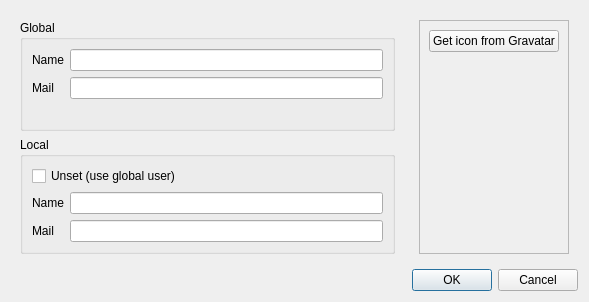
<?xml version="1.0" encoding="UTF-8"?>
<ui version="4.0">
 <class>ConfigUserDialog</class>
 <widget class="QDialog" name="ConfigUserDialog">
  <property name="geometry">
   <rect>
    <x>0</x>
    <y>0</y>
    <width>589</width>
    <height>302</height>
   </rect>
  </property>
  <property name="windowTitle">
   <string>Configure User</string>
  </property>
  <layout class="QVBoxLayout" name="verticalLayout_5">
   <item>
    <layout class="QHBoxLayout" name="horizontalLayout_2">
     <item>
      <widget class="QFrame" name="frame_3">
       <property name="sizePolicy">
        <sizepolicy hsizetype="Expanding" vsizetype="Preferred">
         <horstretch>0</horstretch>
         <verstretch>0</verstretch>
        </sizepolicy>
       </property>
       <property name="frameShape">
        <enum>QFrame::NoFrame</enum>
       </property>
       <property name="frameShadow">
        <enum>QFrame::Raised</enum>
       </property>
       <layout class="QVBoxLayout" name="verticalLayout_4">
        <item>
         <widget class="QGroupBox" name="groupBox_global">
          <property name="title">
           <string>Global</string>
          </property>
          <layout class="QVBoxLayout" name="verticalLayout">
           <item>
            <layout class="QFormLayout" name="formLayout">
             <property name="fieldGrowthPolicy">
              <enum>QFormLayout::ExpandingFieldsGrow</enum>
             </property>
             <property name="labelAlignment">
              <set>Qt::AlignLeading|Qt::AlignLeft|Qt::AlignVCenter</set>
             </property>
             <item row="0" column="0">
              <widget class="QLabel" name="label">
               <property name="text">
                <string>Name</string>
               </property>
              </widget>
             </item>
             <item row="0" column="1">
              <widget class="QLineEdit" name="lineEdit_global_name"/>
             </item>
             <item row="1" column="0">
              <widget class="QLabel" name="label_2">
               <property name="text">
                <string>Mail</string>
               </property>
              </widget>
             </item>
             <item row="1" column="1">
              <widget class="QLineEdit" name="lineEdit_global_email"/>
             </item>
            </layout>
           </item>
          </layout>
         </widget>
        </item>
        <item>
         <widget class="QGroupBox" name="groupBox_local">
          <property name="title">
           <string>Local</string>
          </property>
          <layout class="QVBoxLayout" name="verticalLayout_2">
           <item>
            <widget class="QCheckBox" name="checkBox_unset_local">
             <property name="text">
              <string>Unset (use global user)</string>
             </property>
            </widget>
           </item>
           <item>
            <layout class="QFormLayout" name="formLayout_2">
             <property name="fieldGrowthPolicy">
              <enum>QFormLayout::ExpandingFieldsGrow</enum>
             </property>
             <property name="labelAlignment">
              <set>Qt::AlignLeading|Qt::AlignLeft|Qt::AlignVCenter</set>
             </property>
             <item row="0" column="0">
              <widget class="QLabel" name="label_3">
               <property name="text">
                <string>Name</string>
               </property>
              </widget>
             </item>
             <item row="0" column="1">
              <widget class="QLineEdit" name="lineEdit_local_name"/>
             </item>
             <item row="1" column="0">
              <widget class="QLabel" name="label_4">
               <property name="text">
                <string>Mail</string>
               </property>
              </widget>
             </item>
             <item row="1" column="1">
              <widget class="QLineEdit" name="lineEdit_local_email"/>
             </item>
            </layout>
           </item>
          </layout>
         </widget>
        </item>
       </layout>
      </widget>
     </item>
     <item>
      <widget class="QFrame" name="frame_2">
       <property name="sizePolicy">
        <sizepolicy hsizetype="Minimum" vsizetype="Preferred">
         <horstretch>0</horstretch>
         <verstretch>0</verstretch>
        </sizepolicy>
       </property>
       <property name="frameShape">
        <enum>QFrame::NoFrame</enum>
       </property>
       <property name="frameShadow">
        <enum>QFrame::Raised</enum>
       </property>
       <layout class="QGridLayout" name="gridLayout">
        <item row="0" column="0">
         <widget class="QFrame" name="frame">
          <property name="sizePolicy">
           <sizepolicy hsizetype="Minimum" vsizetype="Minimum">
            <horstretch>0</horstretch>
            <verstretch>0</verstretch>
           </sizepolicy>
          </property>
          <property name="frameShape">
           <enum>QFrame::StyledPanel</enum>
          </property>
          <property name="frameShadow">
           <enum>QFrame::Raised</enum>
          </property>
          <layout class="QVBoxLayout" name="verticalLayout_3">
           <item>
            <widget class="QPushButton" name="pushButton_get_icon">
             <property name="text">
              <string>Get icon from Gravatar</string>
             </property>
            </widget>
           </item>
           <item>
            <widget class="SimpleImageWidget" name="widget_avatar" native="true">
             <property name="minimumSize">
              <size>
               <width>100</width>
               <height>0</height>
              </size>
             </property>
            </widget>
           </item>
          </layout>
         </widget>
        </item>
       </layout>
      </widget>
     </item>
    </layout>
   </item>
   <item>
    <layout class="QHBoxLayout" name="horizontalLayout">
     <item>
      <spacer name="horizontalSpacer">
       <property name="orientation">
        <enum>Qt::Horizontal</enum>
       </property>
       <property name="sizeHint" stdset="0">
        <size>
         <width>40</width>
         <height>20</height>
        </size>
       </property>
      </spacer>
     </item>
     <item>
      <widget class="QPushButton" name="pushButton">
       <property name="text">
        <string>OK</string>
       </property>
       <property name="default">
        <bool>true</bool>
       </property>
      </widget>
     </item>
     <item>
      <widget class="QPushButton" name="pushButton_2">
       <property name="text">
        <string>Cancel</string>
       </property>
      </widget>
     </item>
    </layout>
   </item>
  </layout>
 </widget>
 <customwidgets>
  <customwidget>
   <class>SimpleImageWidget</class>
   <extends>QWidget</extends>
   <header>SimpleImageWidget.h</header>
   <container>1</container>
  </customwidget>
 </customwidgets>
 <resources/>
 <connections>
  <connection>
   <sender>pushButton</sender>
   <signal>clicked()</signal>
   <receiver>ConfigUserDialog</receiver>
   <slot>accept()</slot>
   <hints>
    <hint type="sourcelabel">
     <x>273</x>
     <y>123</y>
    </hint>
    <hint type="destinationlabel">
     <x>283</x>
     <y>193</y>
    </hint>
   </hints>
  </connection>
  <connection>
   <sender>pushButton_2</sender>
   <signal>clicked()</signal>
   <receiver>ConfigUserDialog</receiver>
   <slot>reject()</slot>
   <hints>
    <hint type="sourcelabel">
     <x>339</x>
     <y>116</y>
    </hint>
    <hint type="destinationlabel">
     <x>347</x>
     <y>197</y>
    </hint>
   </hints>
  </connection>
 </connections>
</ui>
